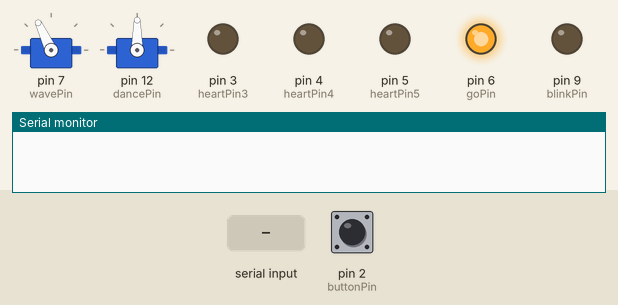
This sketch was run on a simulated Arduino Uno, built with avr-gcc and run on an emulated ATmega328P. Parts: 2 × servo, output pins drawn as LEDs (lit = HIGH), the last lines printed to the serial monitor. The inputs (shaded band) are chosen by the test bench; at power-on: pin 2 (buttonPin) LOW.

Above: at 1.2 s.
1.3 s: "P" received over Serial
At 2.0 s:
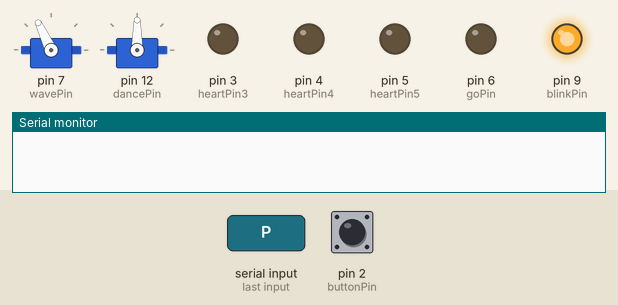
4.3 s: "W" received over Serial
At 4.45 s:
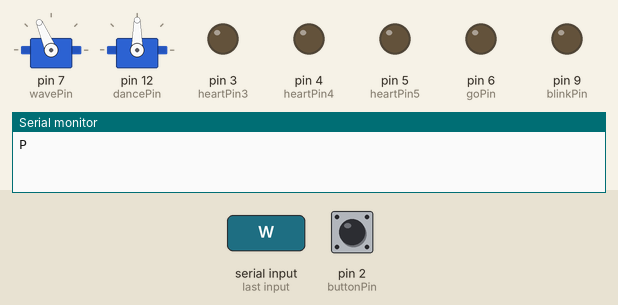
7.3 s: "L" received over Serial
At 14.9 s:
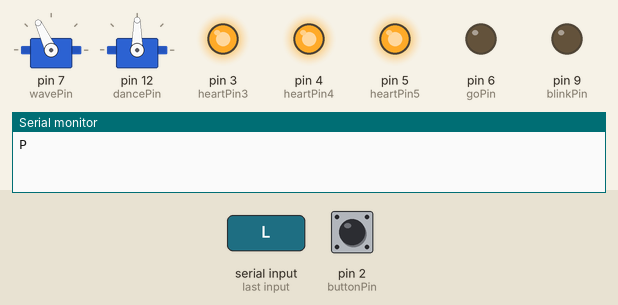
Timing chart, 0 to 21.5 s (numbered marks = the images above; inputs shaded):
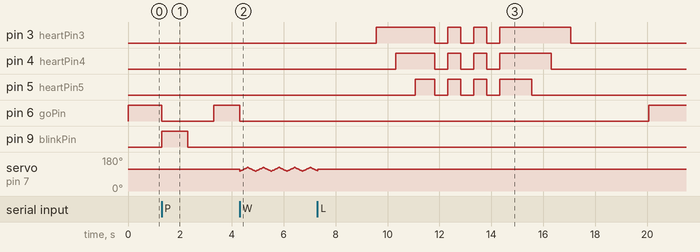

The sketch:

arthur_final.ino
```cpp
#include <Servo.h>

Servo waver, dancer;

// Analog Pins free inventory: 0,1,2,3,4,5

// Digital Pins for Input
const int buttonPin = 2;

// Digital Pins for Output
const int heartPin3 = 3;
const int heartPin4 = 4;
const int heartPin5 = 5;
const int goPin     = 6;
const int wavePin   = 7;
//const int  = 8;
const int blinkPin = 9;
//const int wavePin  = 10;
//const int dancePin = 11;
const int dancePin = 12;
//const int  = 13; // system pin
//const int  = 14; // A0
//const int  = 15; // A1
//const int  = 16; // A2
//const int  = 17; // A3
//const int  = 18; // A4
//const int  = 19; // A5

int inCmd;  // to manage serial data
int wavestart = 115;
int dancestart = 90;

void setup() {
  // initialize serial communication:
  // Serial.begin(9600);   // USB wired
  Serial.begin(115200);    // bluetooth

  waver.attach(wavePin);
  waver.write(wavestart);

  dancer.attach(dancePin);
  dancer.write(dancestart);

  pinMode(buttonPin, INPUT);

  // initialize the different pins:
  pinMode(blinkPin, OUTPUT);
  pinMode(goPin, OUTPUT);
  pinMode(heartPin3, OUTPUT);
  pinMode(heartPin4, OUTPUT);
  pinMode(heartPin5, OUTPUT);
}

void loop() {

  digitalWrite(goPin,HIGH); //ready to receive commands

  // see if there's incoming serial data:
  if (Serial.available() > 0) {
    // read the oldest byte in the serial buffer:
    inCmd = Serial.read();

    switch (inCmd) {
    case 'W':
      digitalWrite(goPin,LOW);
      waveServo();
      break;
    case 'L':
      digitalWrite(goPin,LOW);
      showLove();
      break;
    case 'D':
      digitalWrite(goPin,LOW);
      happyDance();
      break;
    case 'B':
      digitalWrite(goPin,LOW);
      ledBlinky(5,800);
      break;
    case 'P':
      digitalWrite(goPin,LOW);
      ledBlinky(1,1000);
      Serial.println("P");
      break;
    default:
      digitalWrite(goPin,HIGH);
    }
  }
  else {
    if (digitalRead(buttonPin) == 1) {
      digitalWrite(goPin,LOW);
      sendTweet();
      delay(2000);
    }
  }
}

void sendTweet() {
  // response to button push (or other tweet commands?) - sends random tweet from database
  Serial.println("T");
}

void waveServo() {
  // function to respond to "wave" command
  //digitalWrite(wavePin,HIGH);
  int sweep = 10;
  int right = wavestart+sweep;
  int left = wavestart-sweep;
  int pos;
  int waves = 5;

  for (int i = 0; i < waves; i++) {
    for(pos = left; pos < right; pos += 1) {
      waver.write(pos);
      delay(15);
    }
    for(pos = right; pos > left; pos -= 1) {
      waver.write(pos);
      delay(15);
    }
  }
  waver.write(wavestart);
  //digitalWrite(wavePin,LOW);
}

void showLove() {
  // function for LED matrix beating heart (?) - response to "love" command
  int heartpins[] = {
    heartPin3, heartPin4, heartPin5       };
  int numPins = sizeof(heartpins);
  int flashes = 3;

  for (int i=0; i < numPins; i++) {
    digitalWrite(i, HIGH);
    delay(750);
  }

  for (int i=0; i < flashes;i++) {
    for (int i=0; i < numPins; i++) {
      digitalWrite(i, LOW);
    }
    delay(500);
    for (int i=0; i < numPins; i++) {
      digitalWrite(i, HIGH);
    }
    delay(500);
  }

  for (int i=numPins; i >= 0; i--) {
    digitalWrite(i, LOW);
    delay(750);
  }
  /**** LED TESTING ONLY ********
   * for (int i = 0; i <= 5; i++) {
   * digitalWrite(heartPin3,HIGH);
   * delay(100);
   * digitalWrite(heartPin4,HIGH);
   * delay(100);
   * digitalWrite(heartPin5,HIGH);
   * delay(100);
   * digitalWrite(heartPin3,LOW);
   * delay(100);
   * digitalWrite(heartPin4,LOW);
   * delay(100);
   * digitalWrite(heartPin5,LOW);
   * delay(100);
   * }
  /******************************/
}

void happyDance() {
  // function for happy feet dance - response to "dance" command
  int sweep = 10;
  int right = dancestart+sweep;
  int left = dancestart-sweep;
  int pos;
  int dances = 5;

  for (int i = 0; i < dances; i++) {
    for(pos = left; pos < right; pos += 1) {
      dancer.write(pos);
      delay(25);
    }
    for(pos = right; pos > left; pos -= 1) {
      dancer.write(pos);              // tell servo to go to position in variable 'pos'
      delay(25);                       // waits 15ms for the servo to reach the position
    }
  }
  dancer.write(dancestart);

  /**** LED TESTING ONLY ********
   * for (int i = 0; i <= 5; i++) {
   * digitalWrite(lfPin,HIGH);
   * digitalWrite(dancePin,LOW);
   * delay(100);
   * digitalWrite(dancePin,HIGH);
   * digitalWrite(lfPin,LOW);
   * delay(100);
   * }
   * digitalWrite(dancePin,LOW);
   * digitalWrite(lfPin,LOW);
  /******************************/
}

void ledBlinky(int blinks, int bdel) {
  // function to respond to "blink" command
  for (int i = 0; i < blinks; i++) {
    digitalWrite(blinkPin, HIGH);   // set the LED on
    delay(bdel);                     // wait for a second
    digitalWrite(blinkPin, LOW);    // set the LED off
    delay(bdel);                     // wait for a second
  }
}

void setGo() {
  // possible function for testing and setting the "go" light.
  digitalWrite(goPin,LOW);
  delay(100);
}
```

Measured:
- after the input at 1.3 s, pin 6 (goPin): HIGH → LOW at once, → HIGH 2.0 s later; pin 9 (blinkPin): LOW → HIGH at once, → LOW 1.0 s later
- after the input at 7.3 s, pin 3 (heartPin3): LOW → HIGH after 2.3 s, then repeats every 1.0 s: LOW 0.50 s, HIGH 0.50 s; pin 4 (heartPin4): LOW → HIGH after 3.0 s, then repeats every 1.0 s: LOW 0.50 s, HIGH 0.50 s
